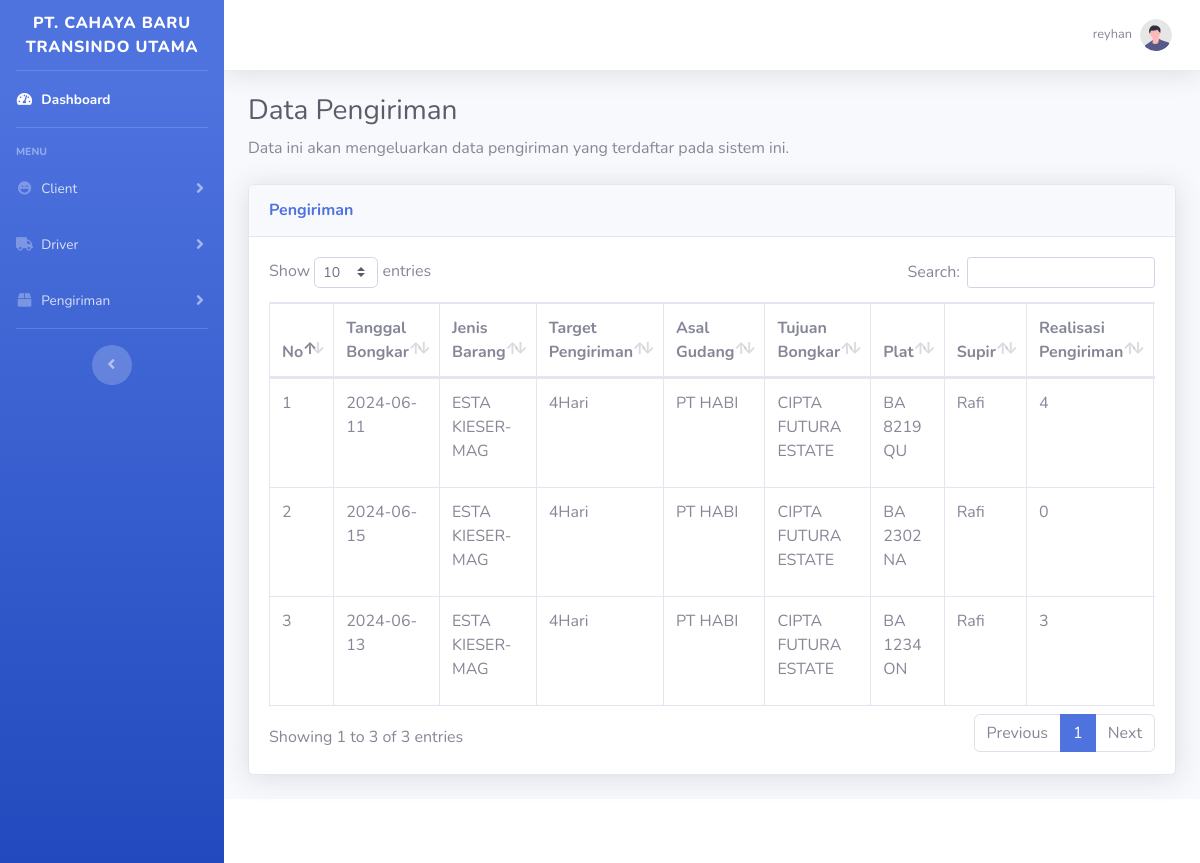
The page /pengiriman.php (signed in) on the database its author committed.
### tables this page shows
CREATE TABLE `users` (
  `id` int(11) NOT NULL,
  `first_name` varchar(255) NOT NULL,
  `last_name` varchar(255) NOT NULL,
  `email` varchar(255) NOT NULL,
  `password` varchar(255) NOT NULL
);

CREATE TABLE `pengiriman` (
  `shipment_id` int(11) NOT NULL,
  `client_id` int(11) NOT NULL,
  `tanggal_muat` date NOT NULL,
  `tanggal_bongkar` date NOT NULL,
  `jenis_barang` varchar(50) NOT NULL,
  `target_pengiriman` int(11) NOT NULL,
  `asal_gudang_id` int(11) NOT NULL,
  `tujuan_bongkar` varchar(100) NOT NULL,
  `plat` varchar(20) NOT NULL,
  `driver_id` int(11) NOT NULL,
  `realisasi_pengiriman` int(11) NOT NULL,
  `keterlambatan` int(11) DEFAULT NULL,
  `status_pengiriman` enum('Belum Berangkat','Dalam Perjalanan','Telah Sampai') NOT NULL
);

CREATE TABLE `gudang` (
  `warehouse_id` int(11) NOT NULL,
  `nama_gudang` varchar(100) NOT NULL,
  `alamat_gudang` varchar(200) NOT NULL,
  `kapasitas` int(11) NOT NULL,
  `kapasitas_terpakai` int(11) NOT NULL
);

CREATE TABLE `driver` (
  `driver_id` int(11) NOT NULL,
  `nama_supir` varchar(100) NOT NULL,
  `alamat` varchar(200) NOT NULL,
  `telepon` varchar(15) NOT NULL,
  `email` varchar(100) NOT NULL
);

### pengiriman.php (the view, shortened to what this page needs)
<?php
  include 'db.php';
  $result = mysqli_query($conn, "SELECT
	pengiriman.shipment_id AS 'Id Pengiriman',
    pengiriman.tanggal_bongkar AS 'Tanggal Bongkar',
    pengiriman.jenis_barang AS 'Jenis Barang',
    pengiriman.target_pengiriman AS 'TARGET PENGIRIMAN',
    gudang.nama_gudang AS 'ASAL GUDANG',
    pengiriman.tujuan_bongkar AS 'TUJUAN BONGKAR',
    pengiriman.plat AS 'PLAT',
    driver.nama_supir AS 'SUPIR',
    pengiriman.realisasi_pengiriman AS 'REALISASI PENGIRIMAN',
    pengiriman.keterlambatan AS 'KETERLAMBATAN',
    pengiriman.status_pengiriman AS 'Status'
FROM
    pengiriman
INNER JOIN
    client ON pengiriman.client_id = client.client_id
INNER JOIN
    driver ON pengiriman.driver_id = driver.driver_id
INNER JOIN
    gudang ON pengiriman.asal_gudang_id = gudang.warehouse_id;");
    $user_id = $_SESSION['user_id'];
    $sql = "SELECT first_name, last_name FROM users WHERE id = '$user_id' LIMIT 1";
    $result1 = $conn->query($sql);
    $row = $result1->fetch_assoc();
 ?>
<!DOCTYPE html>
<html lang="en">
<head>
    <link href="vendor/fontawesome-free/css/all.min.css" rel="stylesheet" type="text/css">
    <link href="css/sb-admin-2.min.css" rel="stylesheet">
    <link href="vendor/datatables/dataTables.bootstrap4.min.css" rel="stylesheet">
</head>
<body id="page-top">
    <div id="wrapper">
        <ul class="navbar-nav bg-gradient-primary sidebar sidebar-dark accordion" id="accordionSidebar">
            <a class="sidebar-brand d-flex align-items-center justify-content-center" href="index.php">
                <div class="sidebar-brand-text mx-1 ">PT. Cahaya Baru Transindo Utama</div>
            </a>
            <hr class="sidebar-divider my-0">
            <li class="nav-item active">
                <a class="nav-link" href="index.php">
                    <i class="fas fa-fw fa-tachometer-alt"></i>
                    <span>Dashboard</span></a>
            </li>
            <hr class="sidebar-divider">
            <div class="sidebar-heading">
                Menu
            </div>
            <li class="nav-item">
                <a class="nav-link collapsed" href="#" data-toggle="collapse" data-target="#collapseTwo"
                    aria-expanded="true" aria-controls="collapseTwo">
                    <i class="fas fa-fw fa-laugh-wink"></i>
                    <span>Client</span>
                </a>
            </li>
            <li class="nav-item">
                <a class="nav-link collapsed" href="#" data-toggle="collapse" data-target="#collapseUtilities"
                    aria-expanded="true" aria-controls="collapseUtilities">
                    <i class="fas fa-fw fa-truck"></i>
                    <span>Driver</span>
                </a>
            </li>
            <li class="nav-item">
                <a class="nav-link collapsed" href="#" data-toggle="collapse" data-target="#collapsePages"
                    aria-expanded="true" aria-controls="collapsePages">
                    <i class="fas fa-fw fa-box"></i>
                    <span>Pengiriman</span>
                </a>
            </li>
            <hr class="sidebar-divider d-none d-md-block">
            <div class="text-center d-none d-md-inline">
                <button class="rounded-circle border-0" id="sidebarToggle"></button>
            </div>
        </ul>
        <div id="content-wrapper" class="d-flex flex-column">
            <div id="content">
                <nav class="navbar navbar-expand navbar-light bg-white topbar mb-4 static-top shadow">
                    <ul class="navbar-nav ml-auto">
                        <li class="nav-item dropdown no-arrow">
                            <a class="nav-link dropdown-toggle" href="#" id="userDropdown" role="button"
                                data-toggle="dropdown" aria-haspopup="true" aria-expanded="false">
                                <span class="mr-2 d-none d-lg-inline text-gray-600 small"><?= $row["first_name"] ?></span>
                                <img class="img-profile rounded-circle"
                                    src="img/undraw_profile.svg">
                            </a>
                        </li>
                    </ul>
                </nav>
                <div class="container-fluid">
                    <h1 class="h3 mb-2 text-gray-800">Data Pengiriman</h1>
                    <p class="mb-4">Data ini akan mengeluarkan data pengiriman yang terdaftar pada sistem ini.</p>
                    <div class="card shadow mb-4">
                        <div class="card-header py-3">
                            <h6 class="m-0 font-weight-bold text-primary">Pengiriman</h6>
                        </div>
                        <div class="card-body">
                            <div class="table-responsive">
                                <table class="table table-bordered" id="dataTable" width="100%" cellspacing="0">
                                    <thead>
                                        <tr>
                                            <th>No</th>
                                            <th>Tanggal Bongkar</th>
                                            <th>Jenis Barang</th>
                                            <th>Target Pengiriman</th>
                                            <th>Asal Gudang</th>
                                            <th>Tujuan Bongkar</th>
                                            <th>Plat</th>
                                            <th>Supir</th>
                                            <th>Realisasi Pengiriman</th>
                                        </tr>
                                    </thead>
                                    <tbody>
                                      <?php
                                        $i = 1;
                                        while ($row = mysqli_fetch_assoc($result)) : ?>
                                          <tr>
                                            <td><?php echo $i; ?></td>
                                            <td><?php echo $row["Tanggal Bongkar"]; ?></td>
                                            <td><?php echo $row["Jenis Barang"]; ?></td>
                                            <td><?php echo $row["TARGET PENGIRIMAN"]; ?>Hari</td>
                                            <td><?php echo $row["ASAL GUDANG"]; ?></td>
                                            <td><?php echo $row["TUJUAN BONGKAR"]; ?></td>
                                            <td><?php echo $row["PLAT"]; ?></td>
                                            <td><?php echo $row["SUPIR"]; ?></td>
                                            <td><?php echo $row["REALISASI PENGIRIMAN"]; ?></td>
                                          </tr>
                                        <?php $i++;
                                        endwhile; ?>
                                    </tbody>
                                </table>
                            </div>
                        </div>
                    </div>
                </div>
            </div>
            <footer class="sticky-footer bg-white">
            </footer>
        </div>
    </div>
</body>
</html>

### rows shown on the page
users: first_name "reyhan"
pengiriman: tanggal_bongkar "2024-06-11", jenis_barang "ESTA KIESER-MAG", target_pengiriman "4", asal_gudang.nama_gudang "PT HABI", tujuan_bongkar "CIPTA FUTURA ESTATE", plat "BA 8219 QU", driver.nama_supir "Rafi", realisasi_pengiriman "4"
pengiriman: tanggal_bongkar "2024-06-15", jenis_barang "ESTA KIESER-MAG", target_pengiriman "4", asal_gudang.nama_gudang "PT HABI", tujuan_bongkar "CIPTA FUTURA ESTATE", plat "BA 2302 NA", driver.nama_supir "Rafi", realisasi_pengiriman "0"
pengiriman: tanggal_bongkar "2024-06-13", jenis_barang "ESTA KIESER-MAG", target_pengiriman "4", asal_gudang.nama_gudang "PT HABI", tujuan_bongkar "CIPTA FUTURA ESTATE", plat "BA 1234 ON", driver.nama_supir "Rafi", realisasi_pengiriman "3"
